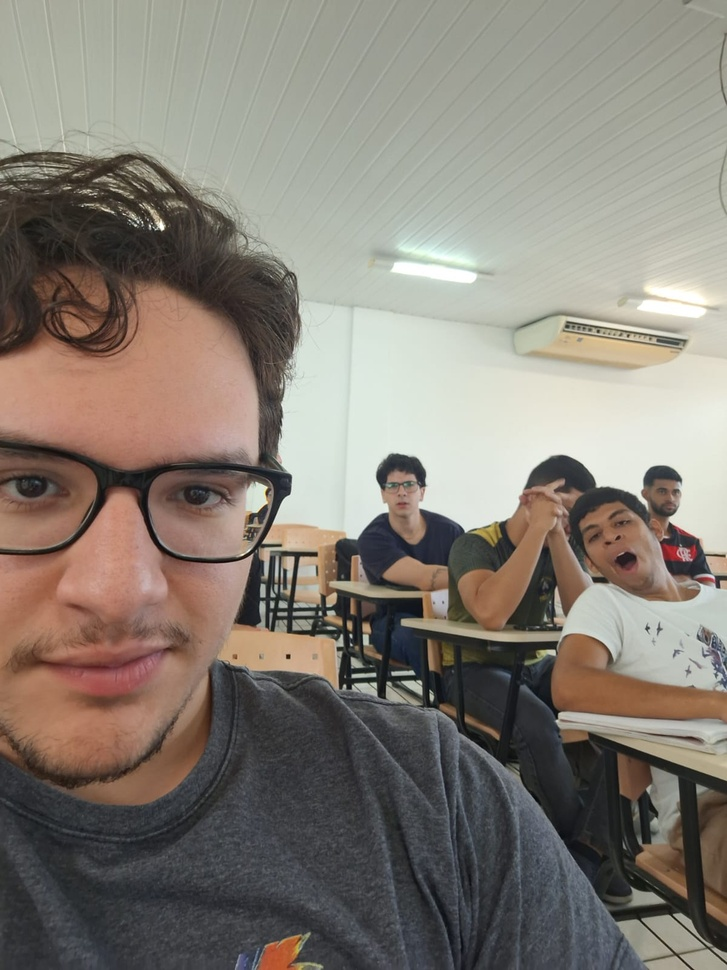
#> input picture imgs/pessoa.jpg, 727 x 970 px, shrunk from 1200 x 1600 before the run
$ python F.py   (older library calls are emulated)
#> lines starting #> are read from the running program, lines starting #| are printed output that depends on the picture
import cv2
import numpy as np
import skimage as ski
from skimage.color import rgb2gray
from skimage import io
import os
import pandas as pd


def calcular_contraste_local(img_gray):
    """Calcula o Desvio-Padrão Global como proxy para Contraste Local."""
    return np.std(img_gray)

def calcular_nitidez(img_gray):
    """Calcula a Variância do Laplaciano como métrica de Nitidez."""
    laplaciano = cv2.Laplacian(img_gray, cv2.CV_64F)
    return laplaciano.var()


FOTO_ARQUIVO = "pessoa.jpg"
DOC_ARQUIVO = "documento.jpg"
INPUT_DIR = "imgs"

KERNEL_SIZES = [3, 5, 9]
RESULTADOS_DIR = "Resultados/metrica_mini_estudo"

if not os.path.exists(RESULTADOS_DIR):
    os.makedirs(RESULTADOS_DIR)


def realizar_mini_estudo(filename, tipo_imagem):
#> called with filename = 'pessoa.jpg', tipo_imagem = 'Foto (Rosto/Cena)'
    filepath = os.path.join(INPUT_DIR, filename)

    try:

        img_original = io.imread(filepath)
#> img_original is the input picture: shape (970, 727, 3); mean R, G, B 133.8, 126.5, 117.3

        if img_original.ndim == 3:

            if img_original.shape[-1] == 4:
                img_rgb = img_original[:, :, :3]
            else:
                img_rgb = img_original
            img_gray = (rgb2gray(img_rgb) * 255).astype(np.uint8)
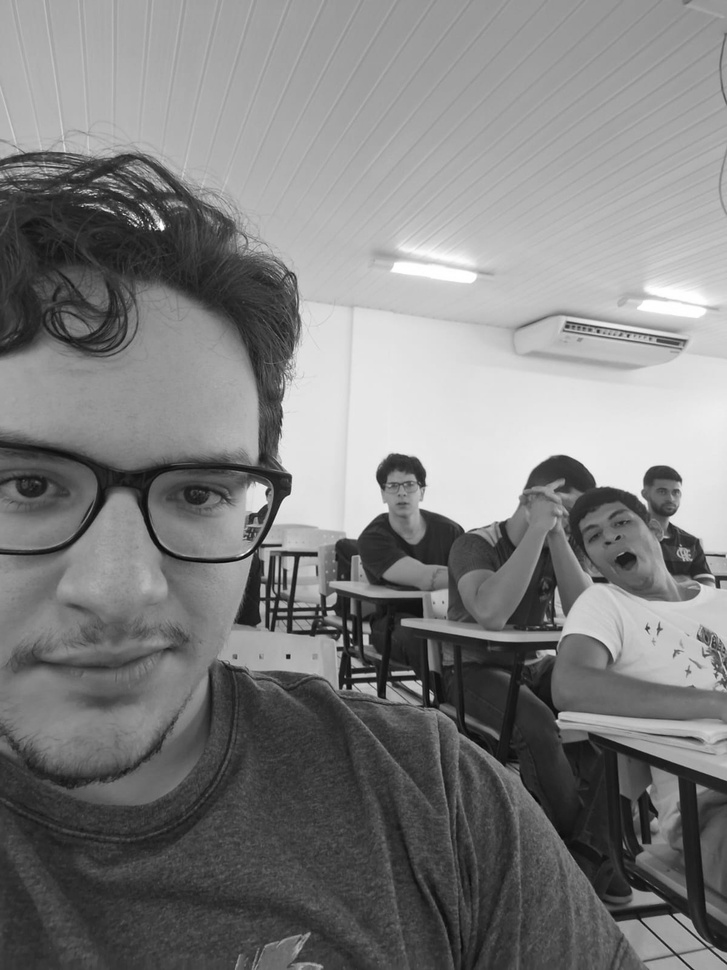
#> img_gray: shape (970, 727); min 5, max 255, mean 126.9

        else:

            img_gray = img_original
    except FileNotFoundError:
        print(f"Erro: O arquivo '{filename}' não foi encontrado. Pulando.")
        return None

    print(f"\nProcessando {tipo_imagem}: {filename} ---")

    dados = {
        'Kernel': [],
        'Contraste (Desv. Padrão)': [],
        'Nitidez (Var. Laplaciano)': []
    }

    contraste_orig = calcular_contraste_local(img_gray)
#> contraste_orig = 62.06
    nitidez_orig = calcular_nitidez(img_gray)
#> in calcular_nitidez, `laplaciano = cv2.Laplacian(img_gray, cv2.CV_64F)`:
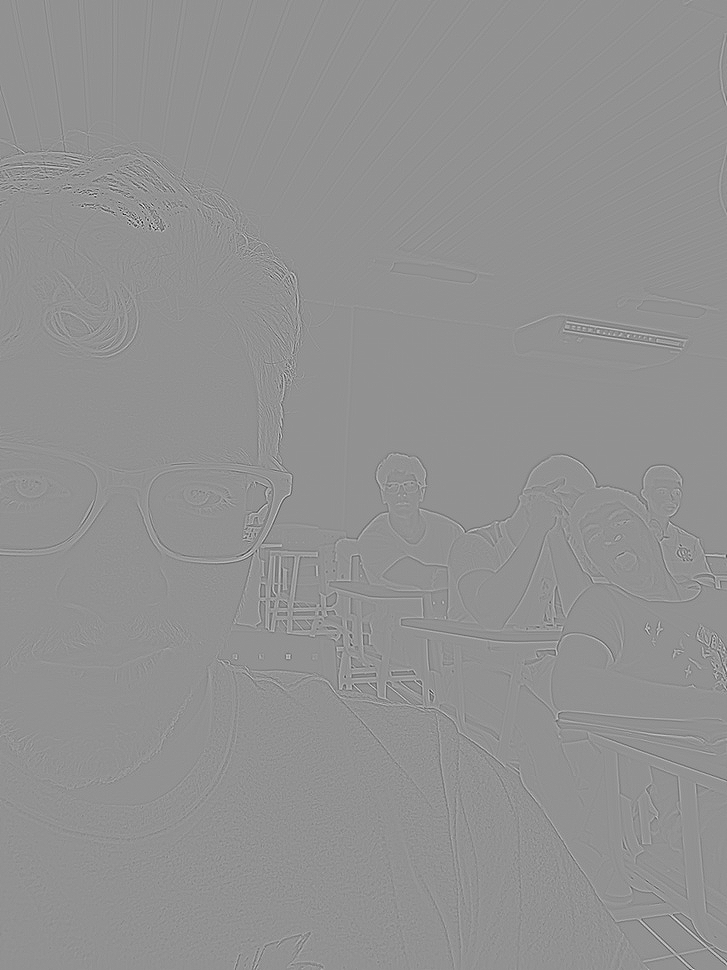
#> laplaciano: shape (970, 727) float64; min -376, max 281, mean 0; drawn with min black and max white
#> nitidez_orig = 259.5

    dados['Kernel'].append('Original')
    dados['Contraste (Desv. Padrão)'].append(f"{contraste_orig:.2f}")
    dados['Nitidez (Var. Laplaciano)'].append(f"{nitidez_orig:.2f}")

    print(f"Original: Contraste={contraste_orig:.2f}, Nitidez={nitidez_orig:.2f}")
#| Original: Contraste=62.06, Nitidez=259.53

    for k in KERNEL_SIZES:

        ksize = (k, k)
        img_suavizada = cv2.blur(img_gray, ksize)

        contraste_filtrado = calcular_contraste_local(img_suavizada)
        nitidez_filtrada = calcular_nitidez(img_suavizada)

        dados['Kernel'].append(f'Média {k}x{k}')
        dados['Contraste (Desv. Padrão)'].append(f"{contraste_filtrado:.2f}")
        dados['Nitidez (Var. Laplaciano)'].append(f"{nitidez_filtrada:.2f}")

        print(f"Média {k}x{k}: Contraste={contraste_filtrado:.2f}, Nitidez={nitidez_filtrada:.2f}")
#> this loop made 3 passes
#> (contraste_filtrado, nitidez_filtrada) on passes 1 to 3: (61.48, 37.18), (60.95, 11.68), (60.05, 3.6)
#| Média 3x3: Contraste=61.48, Nitidez=37.18
#| Média 5x5: Contraste=60.95, Nitidez=11.68
#| Média 9x9: Contraste=60.05, Nitidez=3.60
#> pass 2, in calcular_nitidez (call 3), `laplaciano = cv2.Laplacian(img_gray, cv2.CV_64F)`:
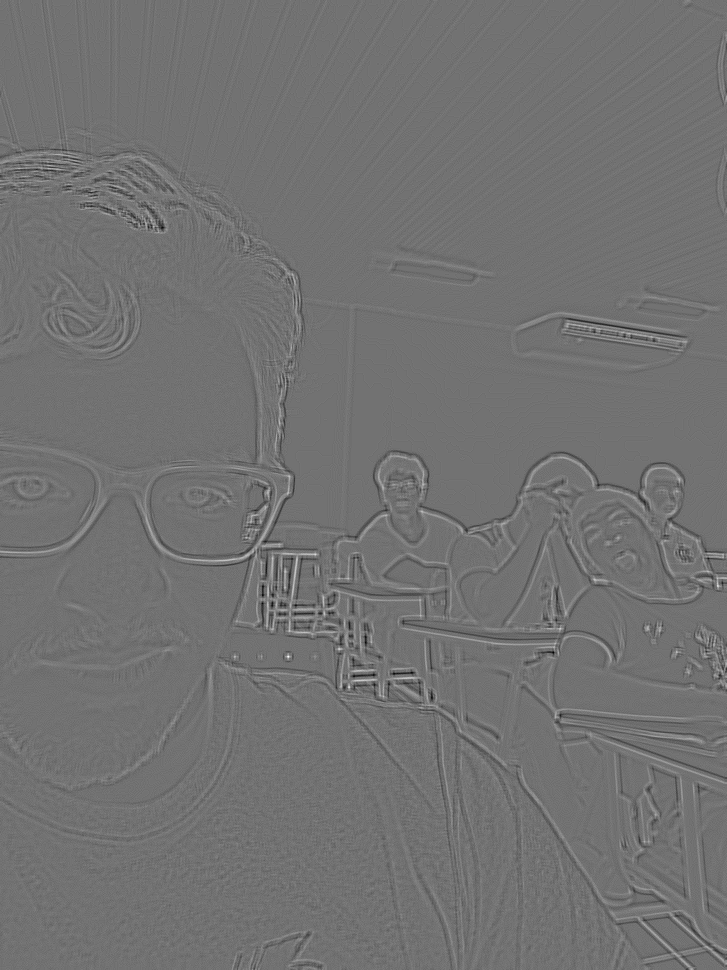
#> laplaciano: shape (970, 727) float64; min -47, max 58, mean 0; drawn with min black and max white

    df_resultado = pd.DataFrame(dados)

    tipo_imagem_seguro = tipo_imagem.replace(' ', '_').replace('/', '-')
    output_filename = os.path.join(RESULTADOS_DIR, f"tabela_mini_estudo_{tipo_imagem_seguro}.txt")

    with open(output_filename, 'w') as f:
        f.write(f"Resultados para {tipo_imagem} ({filename}):\n\n")
        f.write(df_resultado.to_string(index=False))
        f.write("\n\n")

    print(f"\nTabela salva em: {output_filename}")
    return df_resultado

if __name__ == "__main__":

    df_foto = realizar_mini_estudo(FOTO_ARQUIVO, "Foto (Rosto/Cena)")

    df_doc = realizar_mini_estudo(DOC_ARQUIVO, "Documento (Texto)")
#> call 2 of realizar_mini_estudo, with filename = 'documento.jpg', tipo_imagem = 'Documento (Texto)'
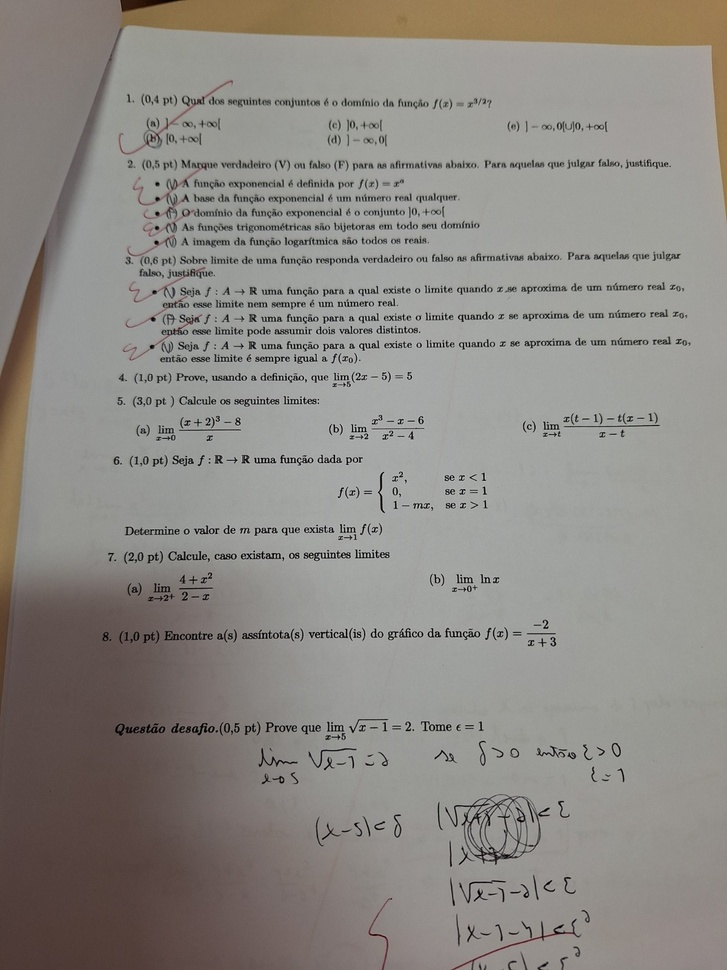
#> input picture imgs/documento.jpg, 727 x 970 px, shrunk from 1200 x 1600 before the run
#> in realizar_mini_estudo, img_original is the input picture: shape (970, 727, 3); mean R, G, B 141.3, 137.6, 132.5
#> in realizar_mini_estudo (call 2), `img_gray = (rgb2gray(img_rgb) * 255).astype(np.uint8)`:
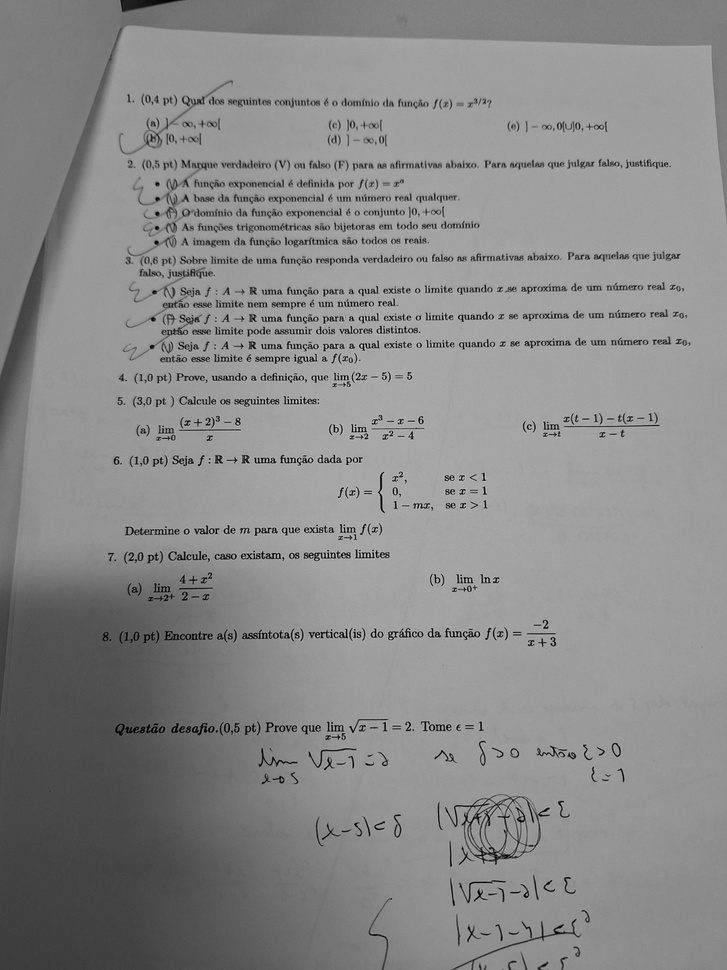
#> img_gray: shape (970, 727); min 0, max 219, mean 137.5
#> in realizar_mini_estudo (call 2), `contraste_orig = calcular_contraste_local(img_gray)`: contraste_orig = 31.65
#> in realizar_mini_estudo (call 2), `nitidez_orig = calcular_nitidez(img_gray)`: nitidez_orig = 1610.2
#| Original: Contraste=31.65, Nitidez=1610.21
#> the loop in realizar_mini_estudo (call 2), `for k in KERNEL_SIZES: ` made 3 passes
#> (contraste_filtrado, nitidez_filtrada) on passes 1 to 3: (28.74, 74.45), (27.86, 29.62), (26.85, 5.83)
#| Média 3x3: Contraste=28.74, Nitidez=74.45
#| Média 5x5: Contraste=27.86, Nitidez=29.62
#| Média 9x9: Contraste=26.85, Nitidez=5.83
#> after the loop in realizar_mini_estudo (call 2), `for k in KERNEL_SIZES:`:
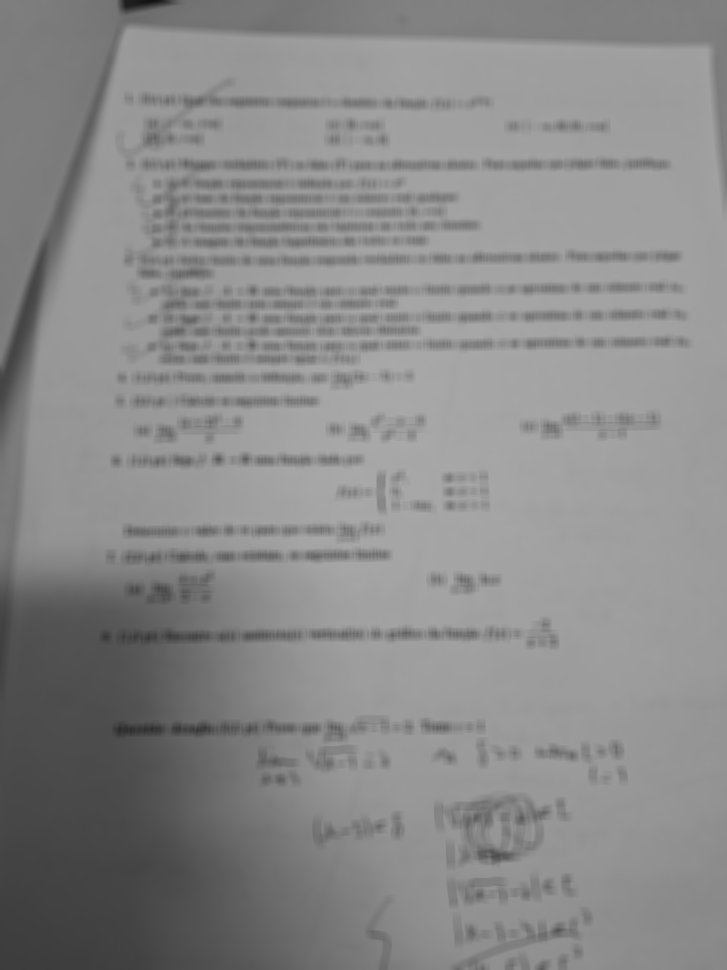
#> img_suavizada: shape (970, 727); min 17, max 170, mean 137.5

    print("\n\n Mini-Estudo Concluído. ")
